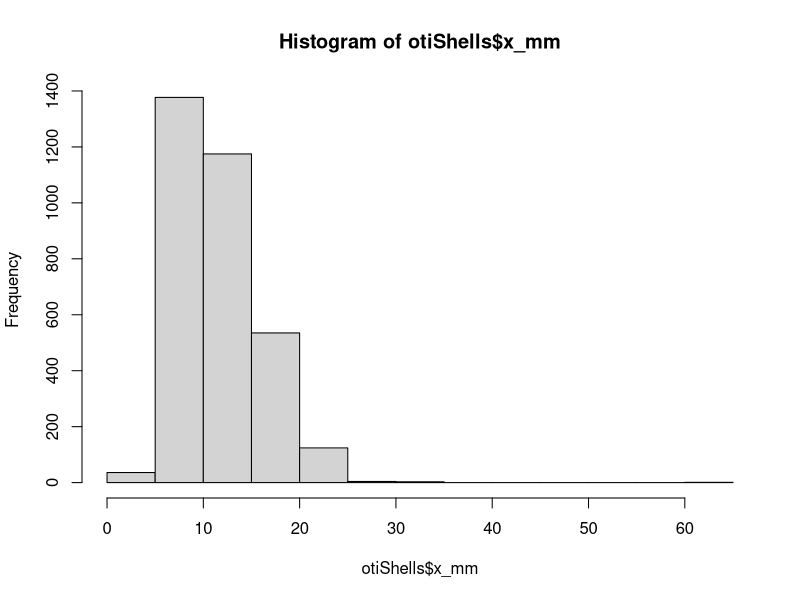
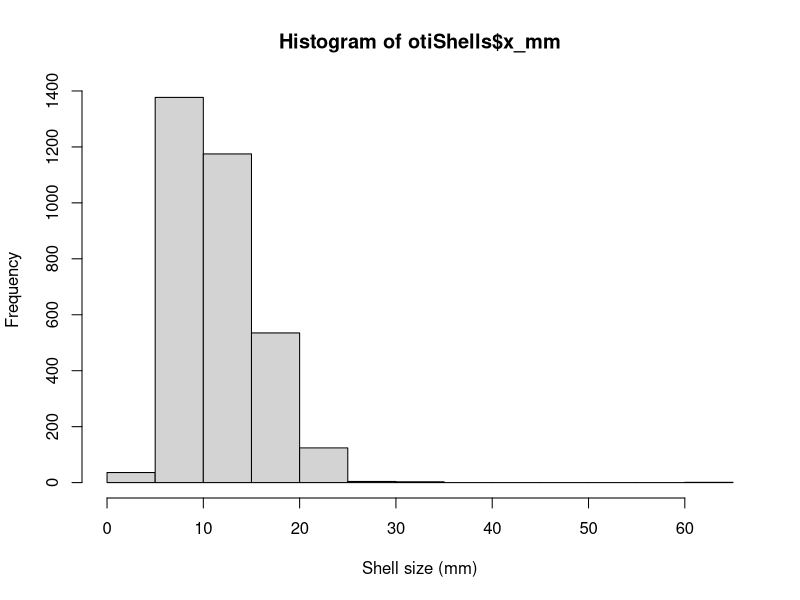
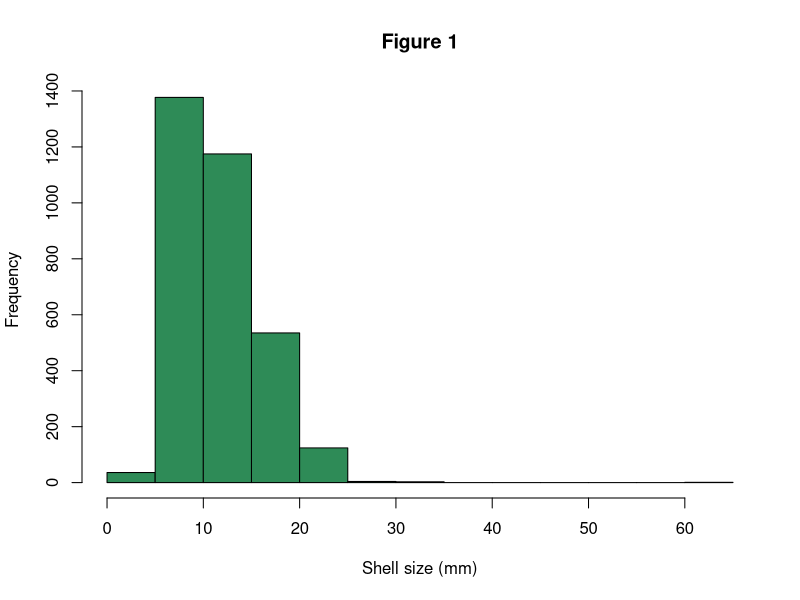
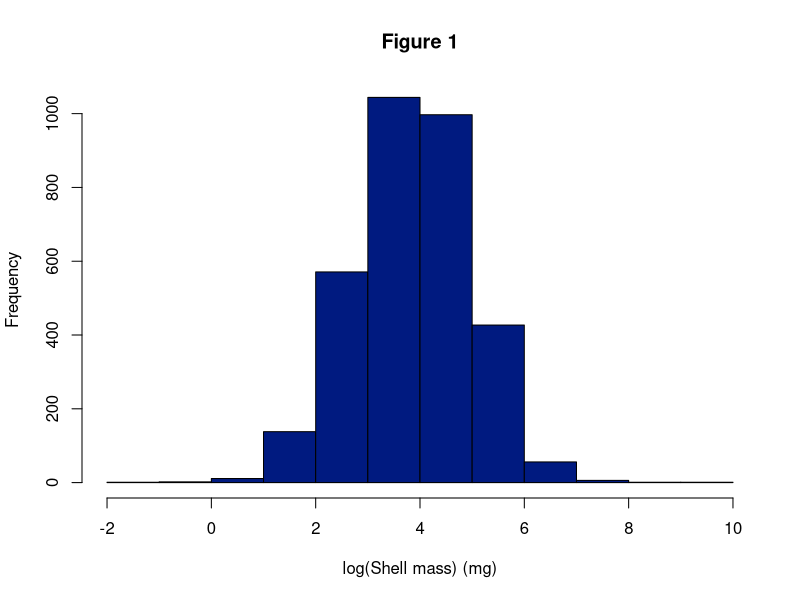
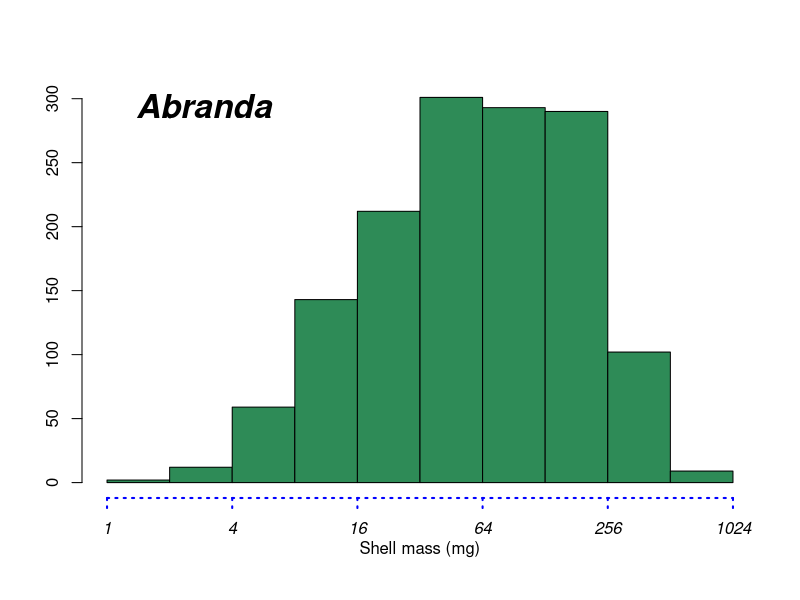
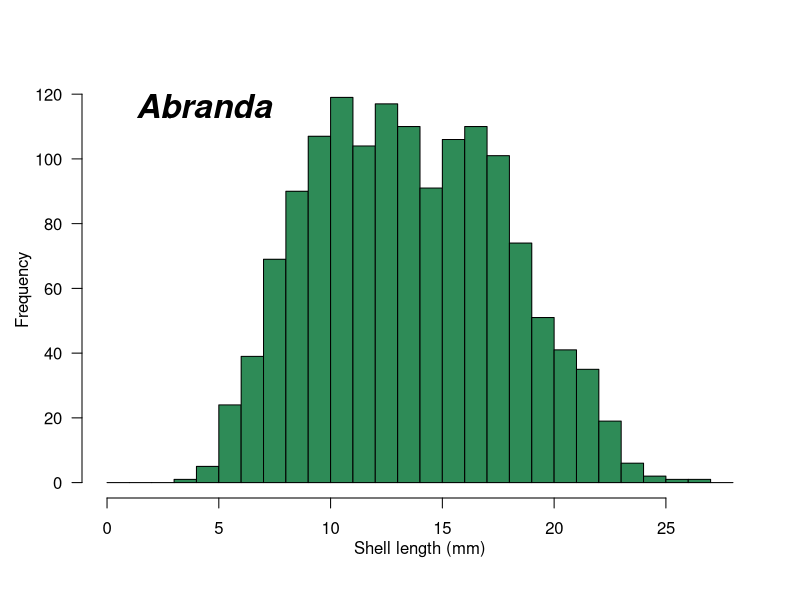
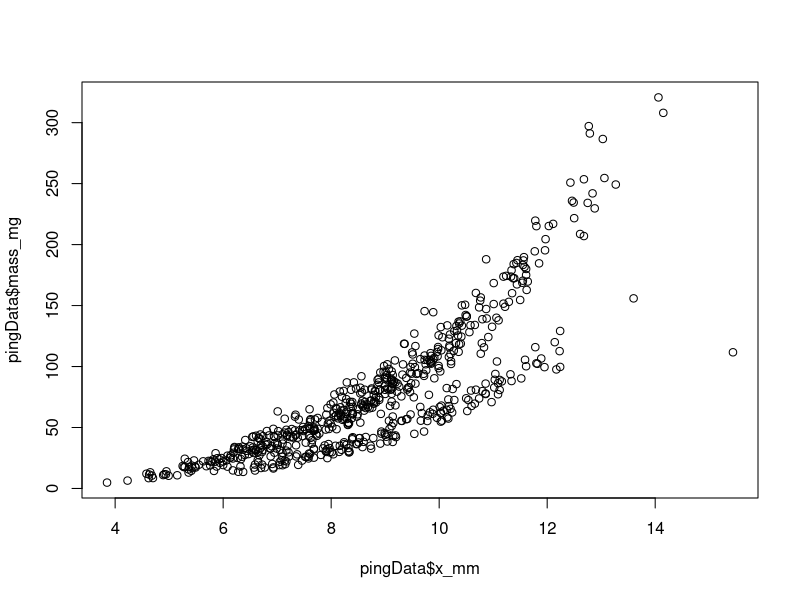
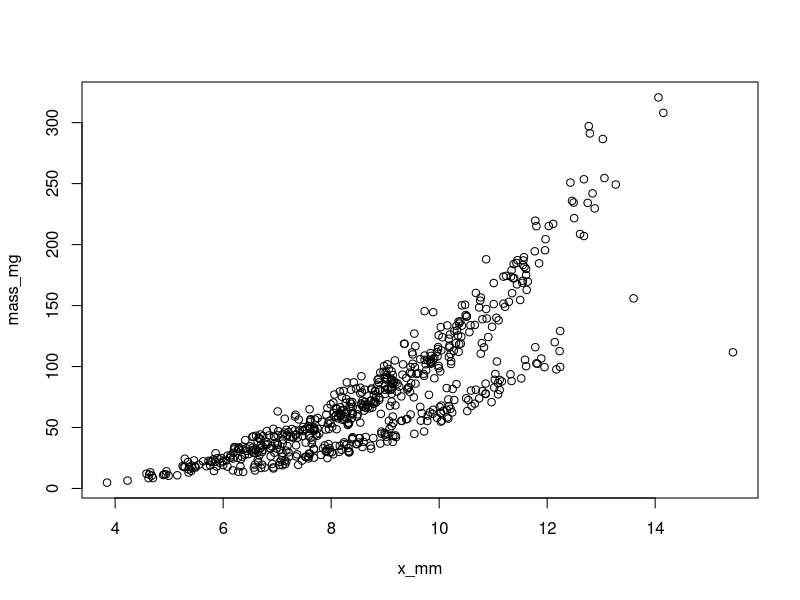

Write R code to recreate these figures, in order. (Note: this script raises an error after producing the figures.)
## ORIGINALLY BASED ON WORK BY: JOSHUA MADIN
## http://acropora.bio.mq.edu.au/resources/introduction-to-r/graphing/
##
##	MODIFIED BY M. KOSNIK IN 2017.OCT

##	WE NEED SOME DATA TO PLAY WITH
#######################################
#	Individual bivalves collected from soft sediment at One Tree Reef with measurements.
#	This is a similified version of the data related to this research:
#
#	Julieta C. Martinelli, Matthew A. Kosnik, And Joshua S. Madin 
#	Passive Defensive Traits Are Not Good Predictors Of Predation For Infaunal Reef Bivalves 
#	PALAIOS, 2016, v. 31, 607–615 . http://dx.doi.org/10.2110/palo.2016.018  
#
#	Matthew A. Kosnik, Quan Hua, Darrell S. Kaufman, Atun Zawadzki 
#	Sediment accumulation, stratigraphic order, and the extent of time-averaging in lagoonal sediments: 
#	a comparison of 210Pb and 14C/amino acid racemization chronologies
#	Coral Reefs (2015) 34:215–229. http://dx.doi.org/10.1007/s00338-014-1234-2 

##	READ A TAB DELIMITED FILE './data/oti_measurements.txt'
otiShells <- read.delim('./data/oti_measurements.txt')

##	WHAT HAVE WE GOT HERE?
head(otiShells)
summary(otiShells)		# ANYTHING FISHY?

# RE-IMPORT & CLEAN UP AS NEEDED
otiShells <- read.delim('./data/oti_measurements.txt', na.strings='\\N')
otiShells <- otiShells[(otiShells$mass_mg > 0),]
otiShells <- otiShells[(otiShells$x_mm > 0),]

## REVIEW: DIFFERENT WAYS REFERENCE COLUMNS, SHOULD ALL WORK
otiShells[1:10,"x_mm"] 
otiShells[["x_mm"]][1:10]
otiShells$x_mm[1:10]

## IF YOU ARE GOING TO USE IT A BUNCH - MAKE A NEW COLUMN FOR THE TRANSFORMED VARIABLE
otiShells$crMass <- otiShells$mass_mg^(1/3)

#######################################
## HISTOGRAMS
#######################################
? hist()

#################
## PLOT HISTOGRAM OF SHELL SIZE
hist(otiShells$x_mm)

## LETS ADD BETTER AXIS LABELS
hist(otiShells$x_mm, xlab='Shell size (mm)')

## LETS COLOUR OUR COLUMNS & ADD MAIN TITLE
hist(otiShells$x_mm, xlab='Shell size (mm)', col='seagreen', main="Figure 1")

## ANOTHER WAY TO SPECIFY COLOURS
hist(log(otiShells$mass_mg), xlab="log(Shell mass) (mg)", col=rgb(0,0.1,0.5), main="Figure 1")
# QUESTION: which log is this?

## WHAT ELSE CAN "hist()" DO?
aHist <- hist(log2(otiShells[grep('Abranda',otiShells$taxonName),'mass_mg']), plot=FALSE)

# QUESTION: tell me about object aHist
aHist

## MAKE A HISTOGRAM FOR LOG ABRANDA SHELL MASS... WITH NO AXES OR LABELS
plot(aHist, col='seagreen', ann=FALSE, axes=FALSE)

## ADD Y axis() MANUALLY (ALLOWS FOR GREATER CONTROL)
? axis()
axis(side= 2)	# identical to what would have been drawn from hist()

## SPECIFY A COMPLEX AXIS
where <- seq(floor(min(aHist$breaks)),ceiling(max(aHist$breaks)),by=2)
what <- 2^where
axis(1, at=where, labels=what, lwd=2, lty=3, col='blue', font=3)	# specify details of line 

## ANOTHER WAY TO ADD MARGIN TEXT (AKA - LABEL)
? mtext()
mtext("Abranda", side=3, line=-2, font=4, adj=0.1, cex=2)	# big, italic font right side

# USE mtext() to add title to x-axis
mtext("Shell mass (mg)", side=1, line=2)

## WHAT OTHER OPTIONS DOES HISTOGRAM HAVE?
? hist()
## SET "breaks"
aHist <- hist(otiShells[grep('Abranda',otiShells$taxonName),'x_mm'], plot=FALSE, breaks=0:28)
aHist
plot(aHist, col='seagreen', ann=FALSE, axes=TRUE, las=1)

## use mtext() to add labels & text...
mtext("Abranda", side=3, line=-2, font=4, adj=0.1, cex=2)	# big, italic font right side
mtext("Shell length (mm)", side=1, line=2)
mtext("Frequency", side=2, line=2.5)


#######################################
## BIVARIATE PLOTS
#######################################
? plot()

## subset the data to get only Pinguitellina
pingData <- otiShells[grep('Pingui',otiShells$taxonName),]

## SPECIFY THE COLUMN WITH THE X DATA AND THE COLUMN WITH THE Y DATA
# plot() x_mm on the x-axis vs mass_mg on the y-axis
plot(pingData$x_mm, pingData$mass_mg)

## ALTERNATIVELY, USE FORMULA NOTATION (SAME PLOT, BUT BETTER DEFAULT AXIS LABELS)
plot(mass_mg ~ x_mm, pingData)

## PLOT IT WITH A CUBE ROOT TRANSFORM ON THE Y AXIS?
plot((mass_mg)^(1/3) ~ x_mm, pingData) 

## LETS MAKE NICER AXIS LABELS USING xlab, ylab & col
plot((mass_mg)^(1/3) ~ x_mm, pingData, xlab="Max length (mm)", ylab="cuberoot of mass (mg)", col='darkblue')

## LETS MAKE IT PLOT LINES INSTEAD (what other options are there?)
plot((mass_mg)^(1/3) ~ x_mm, pingData, xlab="Max length, mm", ylab="cuberoot of mass (mg)", col='darkblue', type='l')

## LETS MAKE IT PLOT THE AXES, BUT NOT ANY POINTS!
plot(crMass ~ x_mm, otiShells, xlab="Max length (mm)", ylab="cuberoot of mass (mg)", col='darkblue', type='n')
## ?? WHY WOULD WE WANT TO DO THAT??
? points()

## LETS PLOT THE "Pinguitellina" as red circles
points(crMass ~ x_mm, data= otiShells[grep('Pingui',otiShells$taxonName),], col="red", pch=21) 
## LETS PLOT THE "Abranda" as green squares
points(crMass ~ x_mm, data= otiShells[grep('Abranda',otiShells$taxonName),], col="green", pch=21) 
## WHAT ELSE CAN WE SPECIFY FOR POINTS?

## PLOT IS SUPER GENERAL (IT WILL TRY TO PLOT ANYTHING). FACTORS DEFAULT TO BOXPLOTS...
plot(crMass ~ siteName, otiShells)


#######################################
## BOX PLOTS
#######################################
? boxplot()

boxplot(pingData$x_mm, col='lightblue')

## SPLIT IT BY "siteName"?
boxplot(x_mm ~ siteName, pingData, col='skyblue') 

## BETTER AXIS LABELS
boxplot(x_mm ~ siteName, pingData, xlab="One Tree Reef Lagoon", ylab="Max shell length, mm") 

## ADD "notch"ES?
boxplot(x_mm ~ siteName, pingData, xlab="One Tree Reef Lagoon", ylab="Max shell length, mm", notch = TRUE)
## ?? WHAT ARE THE "notch"es??

## OVERLAY THE POINTS? ( IT WORKS - IF WE MAKE Root.herbivore A FACTOR )
boxplot(x_mm ~ siteName, pingData, xlab="One Tree Reef Lagoon", ylab="Max shell length, mm", notch = TRUE, col='lightgrey')
points(pingData$siteName, pingData$x_mm, cex=0.5)


#######################################
## EXPLORATORY PLOTTING
#######################################
? pairs()

## A VERY COOL FUCNTION, BUT ONLY WORKS WITH NUMERIC DATA
## Great way to quickly access collinearity among variables
pairs(pingData)

## WHICH COLUMNS HAVE NUMERIC DATA??
names(pingData) 
comps <- names(pingData)[3:7]
comps

## PLOT ALL PAIR-WISE COMPARISONS FOR NUMERIC Pinguitellina DATA
pairs(pingData[comps])

## and an explaination for why there are two relations instead of 1!

#######################################
## 3D PLOTTING
#######################################

# LETS USE THE BUILT IN volcano DATASET FOR THIS...
?volcano

# TO GOOD BUILT IN FUNCTIONS ARE image() AND contour()
image(volcano) 
contour(volcano) 

## SPECIFY THE COLOUR GRADIENT
image(volcano, col=terrain.colors(50))
## "ADD" CONTOURS OVER TOP OF image()
contour(volcano, add=TRUE)

#	It is possible to read shape files, and do basic GIS type things in R.

#######################################
## BAR PLOTS
#######################################

# I PERSONALLY REALLY DISLIKE BARPLOTS, BUT THEY ARE COMMONLY USED
# R DOES NOT HAVE A STANDARD ERROR FUNCTION, BUT WE CAN WRITE ONE...
standard.error <- function(x) { sd(x)/sqrt(length(x)) }

## REMEMBER ALL THE WAY BACK TO THE MORNING...
## USE "aggregate" TO GET THE mean otiShells['x_mm'] BY otiShells["taxonName"]
## TIP: USING otiShells["x_mm"] INSTEAD OF otiShells$x_mm GIVES YOU NICER COLUMN NAMES

mn <- aggregate(otiShells['x_mm'], otiShells["taxonName"], mean) 
bp <- barplot(mn$x_mm)
## NOTE: BY ASSIGNING barplot() TO bp... WE CAN DO THE NEXT STEP

## USE "aggregate" TO GET THE standard.error
se <- aggregate(otiShells['x_mm'], otiShells["taxonName"], standard.error)
## ADD THE STANDARD ERROR USING arrows
arrows(bp, mn$x_mm + se$x_mm, bp, mn$x_mm - se$x_mm, code=3, angle=90, length=0.1, lwd=2)
## ?? DOESN'T QUITE LOOK RIGHT

## MAKE A BAR PLOT AND SPECIFY Y-AXIS "ylim" SO THAT THE WHOLE SE FITS IN...
bp <- barplot(mn$x_mm, ylim=c(0, max(mn$x_mm + se$x_mm, na.rm=TRUE))) 
arrows(bp, mn$x_mm + se$x_mm, bp, mn$x_mm - se$x_mm, code=3, angle=90, length=0.1, lwd=2)

## ADD LABELS USING axis()
axis(1, at=bp, labels=mn$taxonName, font=3) 

## STILL NOT WHAT WE WANT BECAUSE R DOES SKIPS LABELS THAT WOULD OVER WRITE
# try again but rotating the axis labels 90 degrees
bp <- barplot(mn$x_mm, ylim=c(0, max(mn$x_mm + se$x_mm, na.rm=TRUE))) 
arrows(bp, mn$x_mm + se$x_mm, bp, mn$x_mm - se$x_mm, code=3, angle=90, length=0.1, lwd=2)
axis(1, at=bp, labels= mn$taxonName, las=2, font=3)
title("Getting it just right can be a pain...")

##  HOW DO WE FIX THE MARGIN SIZE...
##  SHOW ME HOW TO DO THAT CRAZY VOODOO THAT YOUDOO?
##  REMEMBER IF YOU DIG DEEP ENOUGH YOU CAN TINKER WITH ANYTHING IN R
##  Afraid? "You will be. You... will... be." (Yoda) 


#######################################
##  GLOBAL GRAPHIC PARAMETERS
#######################################

?par
# NOTE: NO ONE REMEMBERS ALL OF THESE PARAMETERS BUT HOPEFULLY YOU WILL REMEMBER THAT ?par GETS YOU THE ANSWER
# NOTE: CLOSING YOUR GRAPHING WINDOW WILL RESET YOUR GLOBAL PARAMETERS (FOR GOOD AND BAD)
# TIP: YOU CAN SAVE PARAMETERS TO A VARIABLE TO RESTORE YOUR OLD ONES
# TIP: par() WILL TELL YOU WHAT THE CURRENT PARAMETERS ARE

# SAVE CURRENT / ORIGINAL PARAMETERS
oldPar <- par()

## SO HOW CAN WE FIX OUR MARGIN ISSUE?
# use par() to set margin. hint: try 12 for margin 1
par(mar=c(12, 4, 4, 2)) 
bp <- barplot(mn$x_mm, ylim=c(0, max(mn$x_mm + se$x_mm, na.rm=TRUE))) 
arrows(bp, mn$x_mm + se$x_mm, bp, mn$x_mm - se$x_mm, code=3, angle=90, length=0.1, lwd=2)
axis(1, at=bp, labels= mn$taxonName, las=2, font=3, cex=0.7)
mtext("Species", side=1, line=10) 
mtext("Shell length (mm)", side=2, line=3) 
title("... but it can be worth it?")

# RESTORE ORIGINAL PARAMETERS
par(oldPar)


#######################################
## SAVING PLOTS
#######################################

# NOTE: YOU CAN SAVE OR "EXPORT" THE GRAPHING WINDOW TO SAVE YOUR PLOTS
# TIP: DON'T SAVE OR "EXPORT" THE GRAPHING WINDOW TO SAVE YOUR PLOTS
# TIP: ALWAYS USE A VECTOR FORMAT (I.E., PDF) SO THAT YOUR PLOTS LOOK GOOD WHEN SCALED
# TIP: IF YOU MUST USE A RASTER FORMAT USE PNG RATHER THAN JPEG
# TIP: SAVE YOUR PLOT FROM THE COMMAND LINE!
#       - TOTAL CONTROL OF PLOT SIZES, ETC TO MEET SPECIFIC JOURNAL REQUIREMENTS
#       - YOU CAN JUST RUN A SCRIPT TO REGENERATE ALL YOUR PLOTS IF (WHEN) YOUR DATA CHANGE OR YOUR SUPERVISOR WANTS IT TO LOOK A LITTLE DIFFERENT
#       - EVERYTIME THE SCRIPT RUNS YOU WILL ALWAYS GET THE EXACT SAME PLOT, REPRODUCIBILITY IS KEY TO GOOD SCIENCE

# TIP: MAKE A SUBDIRECTORY CALLED "figs" IN YOUR PROJECT DIRECTORY
dir.create("./figs")

# NOTE: FANCY SCRIPT - ONLY CREATES THE DIRECTORY IF THE DIRECTORY IS NOT ALREADY THERE
# TIP: DEALING WITH THE UNEXPECTED WELL IS WHAT MAKES FLEXIBLE CODE (MOST CODE WE WRITE IT NOT FLEXIBLE)
if(!("./figs") %in% list.dirs(".")) dir.create("./figs")

# START A PDF FILE TO WRITE TO
pdf("./figs/my_barplot.pdf", width=5, height=5) 
# WHAT ARE THE UNITS OF WIDTH AND HEIGHT
par(mar=c(12, 4, 4, 2)) 
bp <- barplot(mn$x_mm, ylim=c(0, max(mn$x_mm + se$x_mm, na.rm=TRUE)), las=1) 
arrows(bp, mn$x_mm + se$x_mm, bp, mn$x_mm - se$x_mm, code=3, angle=90, length=0.04, lwd=2)
axis(1, at=bp, labels= mn$taxonName, las=2, font=3, cex=0.7)
mtext("Species", side=1, line=10) 
mtext("Shell length (mm)", side=2, line=2.5) 
title("One Tree Reef Bivalvia") 
dev.off()
## MUST ALWAYS USE dev.off() WHEN YOU ARE DONE WRITING TO THE FILE... OR IT STAYS OPEN...

# START A PNG FILE
png(filename="./figs/my_barplot.png", width=400, height=400) 
par(mar=c(12, 4, 4, 2)) 
bp <- barplot(mn$x_mm, ylim=c(0, max(mn$x_mm + se$x_mm, na.rm=TRUE)), las=1) 
arrows(bp, mn$x_mm + se$x_mm, bp, mn$x_mm - se$x_mm, code=3, angle=90, length=0.04, lwd=2)
axis(1, at=bp, labels= mn$taxonName, las=2, font=3, cex=0.7)
mtext("Species", side=1, line=10) 
mtext("Shell length (mm)", side=2, line=2.5) 
title("One Tree Reef Bivalvia") 
dev.off()

##  TIP: WHEN THINGS GO WRONG SAVING PLOTS
##  - IT IS NEARLY ALWAYS BECAUSE THE FILE WAS NOT CLOSED
##  - REPEAT dev.off() until it says "cannot shut down device"


#######################################
## MULTIPLE PANEL PLOTS
#######################################

## "mfrow" FILLS YOUR PANELS ACROSS THE TOP ROW AND THEN SEQUENTIAL ROWS DOWN
## "mfcol" FILLS YOUR PANELS DOWN THE LEFT MOST COLUMN FIRST...

oldPar <- par()

##  MAKE 4 HISTOGRAMS
par(mfcol=c(2,2)) 
plot(aHist, col='blue', ann=FALSE, main='Abranda') 
pHist <- hist(pingData$x_mm, col='green', main='Pinguitellina') 
hist(pingData$y_mm, col='red') 
plot(aHist,col='pink', ann=FALSE) 
par(oldPar)

##  LETS MAKE IT NICER...
##  - SET MARGINS ALL TO 1
##  - SET THE OUTER MARGINS TO c(4,3,4,2)
par(mfrow=c(2, 2), mar=c(1, 1, 1, 1), oma=c(4, 3, 4, 2))

##  LETS ONLY PUT THE OUTER AXES ON (COMMON IF THE AXES ARE THE SAME)
##  LETS LABEL EACH PANEL A-D IN THE UPPER LEFT CORNER
plot(aHist, ann=FALSE, axes=FALSE, col='forestgreen', xlim=range(pHist$breaks, aHist$breaks)) 
axis(2) 
mtext("A", 3, -2, adj = 0.1, font=2, cex=1.2) 
hist(pingData$x_mm, ann=FALSE, axes=FALSE, col='skyblue') 
mtext("B", 3, -2, adj = 0, font=2, cex=1.2) 
plot(pHist, ann=FALSE, col='pink', xlim=range(pHist$breaks, aHist$breaks)) 
mtext("C", 3, -2, adj = 0.1, font=2, cex=1.2) 
hist(pingData$x_mm, ann=FALSE, axes=FALSE, col='grey40') 
axis(1) 
mtext("D", 3, -2, adj = 0, font=2, cex=1.2)

##  JUST TO DEMONSTRATE THE POSSIBLE BOXES...
? box()
box("plot", col="red") 
box("figure", col="blue") 
box("inner", col="black") 
box("outer", col="pink")

##	mtext REALLY SHINES - PUTTING JOINT AXIS LABELS "outer"
mtext("Shell size (mm)", side=1, outer=TRUE, line=2) 
mtext("Frequency", side=2, outer=TRUE, line=2) 
mtext("Four plots of shell size", side=3, outer=TRUE, line=1, cex=1.5) 

par(oldPar)


#######################################
##  ADDING ADDITIONAL THINGS TO PLOTS
#######################################
plot(crMass ~ x_mm, pingData, type="p", axes=FALSE, ann=FALSE, pch=21, col="white", bg="black") 
axis(1) 
axis(2, las=2) 
mtext("Shell size (mm)", side = 1, line = 3) 
mtext("Cuberoot shell mass (mg)", side = 2, line = 3) 
title("Figure 1", adj=0)

##  GET/PLOT A BEST FIT LINE USING lm()
mod <- lm(crMass ~ x_mm, pingData)
##  PLOT THE LINE USING (abline)
abline(mod, lwd=2, lty=2, col='blue')

# GET/PLOT THE PREDICTION INTERVALS
hs <- seq(min(pingData$x_mm), max(pingData$x_mm), 1) 
intPred <- predict(mod, list(x_mm = hs), interval = "prediction") 
lines(hs, intPred[,"lwr"], lty = 2) 
lines(hs, intPred[,"upr"], lty = 2) 

# GET/PLOT THE CONFIDENCE INTERVALS
intConf <- predict(mod, list(x_mm = hs), interval = "confidence") 
lines(hs, intConf[,"lwr"]) 
lines(hs, intConf[,"upr"]) 

# PLOT A SHADED THE PREDICTION INTERVAL REGION
polygon(c(hs, rev(hs)), c(intPred[,"lwr"], rev(intPred[,"upr"])), col = rgb(0,0,0,0.2), border = NA)

##  LETS ADD THE R-SQUARED TO THE PLOT
##  TIP: UNICODE CHARACTERS ARE AN EASY WAY TO GET SOME CHARACTERS
text(5,4,paste("r\U00b2 = ",round(summary(mod)$r.squared,2)))

# ADD A LEGEND
legend("topleft", c("green data", "actual data", "orange cross"), pch=c(4, 20, 3), col=c("green", "black", "orange"), bty="y")

# ADD SOME MATH 
text(11, 2, expression(Y[i] == beta[0]+beta[1]*X[i1]+epsilon[i])) # see demo(plotmath) for more examples 


## NOW... WRAP THE SUPER NICE PLOTS INTO A PDF...